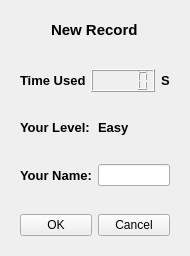
<?xml version="1.0" encoding="UTF-8"?>
<ui version="4.0">
 <class>Record</class>
 <widget class="QWidget" name="Record">
  <property name="enabled">
   <bool>true</bool>
  </property>
  <property name="geometry">
   <rect>
    <x>0</x>
    <y>0</y>
    <width>190</width>
    <height>256</height>
   </rect>
  </property>
  <property name="minimumSize">
   <size>
    <width>190</width>
    <height>256</height>
   </size>
  </property>
  <property name="maximumSize">
   <size>
    <width>212</width>
    <height>256</height>
   </size>
  </property>
  <property name="windowTitle">
   <string>Record</string>
  </property>
  <property name="windowIcon">
   <iconset resource="image.qrc">
    <normaloff>:/image/icon.png</normaloff>:/image/icon.png</iconset>
  </property>
  <property name="autoFillBackground">
   <bool>false</bool>
  </property>
  <layout class="QVBoxLayout" name="verticalLayout_3">
   <item>
    <widget class="QStackedWidget" name="stackedWidget">
     <property name="currentIndex">
      <number>1</number>
     </property>
     <widget class="QWidget" name="page1">
      <layout class="QVBoxLayout" name="verticalLayout_2">
       <item>
        <widget class="QTableWidget" name="tableWidget">
         <property name="enabled">
          <bool>true</bool>
         </property>
         <property name="focusPolicy">
          <enum>Qt::NoFocus</enum>
         </property>
         <property name="autoFillBackground">
          <bool>true</bool>
         </property>
         <property name="editTriggers">
          <set>QAbstractItemView::NoEditTriggers</set>
         </property>
         <attribute name="horizontalHeaderCascadingSectionResizes">
          <bool>true</bool>
         </attribute>
         <attribute name="horizontalHeaderDefaultSectionSize">
          <number>102</number>
         </attribute>
         <attribute name="horizontalHeaderMinimumSectionSize">
          <number>19</number>
         </attribute>
         <attribute name="verticalHeaderCascadingSectionResizes">
          <bool>false</bool>
         </attribute>
         <attribute name="verticalHeaderDefaultSectionSize">
          <number>27</number>
         </attribute>
         <row>
          <property name="text">
           <string>Easy</string>
          </property>
          <property name="font">
           <font>
            <weight>75</weight>
            <bold>true</bold>
           </font>
          </property>
          <property name="textAlignment">
           <set>AlignHCenter|AlignVCenter|AlignCenter</set>
          </property>
          <property name="background">
           <color>
            <red>0</red>
            <green>255</green>
            <blue>0</blue>
           </color>
          </property>
         </row>
         <row>
          <property name="text">
           <string>Time</string>
          </property>
          <property name="font">
           <font>
            <weight>75</weight>
            <bold>true</bold>
           </font>
          </property>
          <property name="textAlignment">
           <set>AlignHCenter|AlignVCenter|AlignCenter</set>
          </property>
         </row>
         <row>
          <property name="text">
           <string>Normal</string>
          </property>
          <property name="font">
           <font>
            <weight>75</weight>
            <bold>true</bold>
           </font>
          </property>
          <property name="textAlignment">
           <set>AlignHCenter|AlignVCenter|AlignCenter</set>
          </property>
          <property name="background">
           <color>
            <red>255</red>
            <green>255</green>
            <blue>0</blue>
           </color>
          </property>
         </row>
         <row>
          <property name="text">
           <string>Time</string>
          </property>
          <property name="font">
           <font>
            <weight>75</weight>
            <bold>true</bold>
           </font>
          </property>
          <property name="textAlignment">
           <set>AlignHCenter|AlignVCenter|AlignCenter</set>
          </property>
         </row>
         <row>
          <property name="text">
           <string>Difficult</string>
          </property>
          <property name="font">
           <font>
            <weight>75</weight>
            <bold>true</bold>
           </font>
          </property>
          <property name="textAlignment">
           <set>AlignHCenter|AlignVCenter|AlignCenter</set>
          </property>
          <property name="background">
           <color>
            <red>255</red>
            <green>0</green>
            <blue>0</blue>
           </color>
          </property>
         </row>
         <row>
          <property name="text">
           <string>Time</string>
          </property>
          <property name="font">
           <font>
            <weight>75</weight>
            <bold>true</bold>
           </font>
          </property>
          <property name="textAlignment">
           <set>AlignHCenter|AlignVCenter|AlignCenter</set>
          </property>
         </row>
         <column>
          <property name="text">
           <string>Record</string>
          </property>
          <property name="font">
           <font>
            <weight>75</weight>
            <bold>true</bold>
           </font>
          </property>
          <property name="background">
           <color>
            <red>85</red>
            <green>0</green>
            <blue>255</blue>
           </color>
          </property>
         </column>
         <item row="0" column="0">
          <property name="text">
           <string>Navca1</string>
          </property>
          <property name="textAlignment">
           <set>AlignHCenter|AlignVCenter|AlignCenter</set>
          </property>
          <property name="background">
           <brush brushstyle="NoBrush">
            <color alpha="255">
             <red>0</red>
             <green>255</green>
             <blue>0</blue>
            </color>
           </brush>
          </property>
         </item>
         <item row="1" column="0">
          <property name="text">
           <string>50s</string>
          </property>
          <property name="textAlignment">
           <set>AlignHCenter|AlignVCenter|AlignCenter</set>
          </property>
         </item>
         <item row="2" column="0">
          <property name="text">
           <string>Navca2</string>
          </property>
          <property name="textAlignment">
           <set>AlignHCenter|AlignVCenter|AlignCenter</set>
          </property>
          <property name="background">
           <brush brushstyle="NoBrush">
            <color alpha="255">
             <red>255</red>
             <green>255</green>
             <blue>0</blue>
            </color>
           </brush>
          </property>
         </item>
         <item row="3" column="0">
          <property name="text">
           <string>60s</string>
          </property>
          <property name="textAlignment">
           <set>AlignHCenter|AlignVCenter|AlignCenter</set>
          </property>
         </item>
         <item row="4" column="0">
          <property name="text">
           <string>Navca3</string>
          </property>
          <property name="textAlignment">
           <set>AlignHCenter|AlignVCenter|AlignCenter</set>
          </property>
          <property name="background">
           <brush brushstyle="NoBrush">
            <color alpha="255">
             <red>255</red>
             <green>0</green>
             <blue>0</blue>
            </color>
           </brush>
          </property>
         </item>
         <item row="5" column="0">
          <property name="text">
           <string>70s</string>
          </property>
          <property name="textAlignment">
           <set>AlignHCenter|AlignVCenter|AlignCenter</set>
          </property>
         </item>
        </widget>
       </item>
       <item>
        <layout class="QHBoxLayout" name="horizontalLayout_6">
         <item>
          <spacer name="horizontalSpacer_4">
           <property name="orientation">
            <enum>Qt::Horizontal</enum>
           </property>
           <property name="sizeHint" stdset="0">
            <size>
             <width>40</width>
             <height>20</height>
            </size>
           </property>
          </spacer>
         </item>
         <item>
          <widget class="QPushButton" name="okButton2">
           <property name="text">
            <string>OK</string>
           </property>
          </widget>
         </item>
         <item>
          <spacer name="horizontalSpacer_5">
           <property name="orientation">
            <enum>Qt::Horizontal</enum>
           </property>
           <property name="sizeHint" stdset="0">
            <size>
             <width>40</width>
             <height>20</height>
            </size>
           </property>
          </spacer>
         </item>
        </layout>
       </item>
      </layout>
     </widget>
     <widget class="QWidget" name="page2">
      <layout class="QVBoxLayout" name="verticalLayout">
       <item>
        <layout class="QHBoxLayout" name="horizontalLayout_5">
         <item>
          <spacer name="horizontalSpacer_2">
           <property name="orientation">
            <enum>Qt::Horizontal</enum>
           </property>
           <property name="sizeHint" stdset="0">
            <size>
             <width>40</width>
             <height>20</height>
            </size>
           </property>
          </spacer>
         </item>
         <item>
          <widget class="QLabel" name="label_5">
           <property name="font">
            <font>
             <pointsize>11</pointsize>
             <weight>75</weight>
             <bold>true</bold>
            </font>
           </property>
           <property name="text">
            <string>New Record</string>
           </property>
          </widget>
         </item>
         <item>
          <spacer name="horizontalSpacer_3">
           <property name="orientation">
            <enum>Qt::Horizontal</enum>
           </property>
           <property name="sizeHint" stdset="0">
            <size>
             <width>40</width>
             <height>20</height>
            </size>
           </property>
          </spacer>
         </item>
        </layout>
       </item>
       <item>
        <spacer name="verticalSpacer_4">
         <property name="orientation">
          <enum>Qt::Vertical</enum>
         </property>
         <property name="sizeHint" stdset="0">
          <size>
           <width>20</width>
           <height>9</height>
          </size>
         </property>
        </spacer>
       </item>
       <item>
        <layout class="QHBoxLayout" name="horizontalLayout_4">
         <item>
          <widget class="QLabel" name="label">
           <property name="font">
            <font>
             <pointsize>10</pointsize>
             <weight>75</weight>
             <bold>true</bold>
            </font>
           </property>
           <property name="text">
            <string>Time Used:</string>
           </property>
          </widget>
         </item>
         <item>
          <widget class="QLCDNumber" name="lcdNumber"/>
         </item>
         <item>
          <widget class="QLabel" name="label_6">
           <property name="font">
            <font>
             <pointsize>10</pointsize>
             <weight>75</weight>
             <bold>true</bold>
            </font>
           </property>
           <property name="text">
            <string>S</string>
           </property>
          </widget>
         </item>
        </layout>
       </item>
       <item>
        <spacer name="verticalSpacer">
         <property name="orientation">
          <enum>Qt::Vertical</enum>
         </property>
         <property name="sizeHint" stdset="0">
          <size>
           <width>20</width>
           <height>10</height>
          </size>
         </property>
        </spacer>
       </item>
       <item>
        <layout class="QHBoxLayout" name="horizontalLayout_3">
         <item>
          <widget class="QLabel" name="label_2">
           <property name="font">
            <font>
             <pointsize>10</pointsize>
             <weight>75</weight>
             <bold>true</bold>
            </font>
           </property>
           <property name="text">
            <string>Your Level:</string>
           </property>
          </widget>
         </item>
         <item>
          <widget class="QLabel" name="levelLabel">
           <property name="font">
            <font>
             <pointsize>10</pointsize>
             <weight>75</weight>
             <bold>true</bold>
            </font>
           </property>
           <property name="text">
            <string>Easy</string>
           </property>
          </widget>
         </item>
        </layout>
       </item>
       <item>
        <spacer name="verticalSpacer_2">
         <property name="orientation">
          <enum>Qt::Vertical</enum>
         </property>
         <property name="sizeHint" stdset="0">
          <size>
           <width>20</width>
           <height>14</height>
          </size>
         </property>
        </spacer>
       </item>
       <item>
        <layout class="QHBoxLayout" name="horizontalLayout_2">
         <item>
          <widget class="QLabel" name="label_4">
           <property name="font">
            <font>
             <pointsize>10</pointsize>
             <weight>75</weight>
             <bold>true</bold>
            </font>
           </property>
           <property name="text">
            <string>Your Name:</string>
           </property>
           <property name="buddy">
            <cstring>lineEdit</cstring>
           </property>
          </widget>
         </item>
         <item>
          <widget class="QLineEdit" name="lineEdit"/>
         </item>
        </layout>
       </item>
       <item>
        <spacer name="verticalSpacer_3">
         <property name="orientation">
          <enum>Qt::Vertical</enum>
         </property>
         <property name="sizeHint" stdset="0">
          <size>
           <width>20</width>
           <height>15</height>
          </size>
         </property>
        </spacer>
       </item>
       <item>
        <layout class="QHBoxLayout" name="horizontalLayout">
         <item>
          <spacer name="horizontalSpacer_6">
           <property name="orientation">
            <enum>Qt::Horizontal</enum>
           </property>
           <property name="sizeHint" stdset="0">
            <size>
             <width>18</width>
             <height>20</height>
            </size>
           </property>
          </spacer>
         </item>
         <item>
          <widget class="QPushButton" name="okButton1">
           <property name="text">
            <string>OK</string>
           </property>
          </widget>
         </item>
         <item>
          <spacer name="horizontalSpacer">
           <property name="orientation">
            <enum>Qt::Horizontal</enum>
           </property>
           <property name="sizeHint" stdset="0">
            <size>
             <width>40</width>
             <height>20</height>
            </size>
           </property>
          </spacer>
         </item>
         <item>
          <widget class="QPushButton" name="cancelButton">
           <property name="text">
            <string>Cancel</string>
           </property>
          </widget>
         </item>
         <item>
          <spacer name="horizontalSpacer_7">
           <property name="orientation">
            <enum>Qt::Horizontal</enum>
           </property>
           <property name="sizeHint" stdset="0">
            <size>
             <width>28</width>
             <height>20</height>
            </size>
           </property>
          </spacer>
         </item>
        </layout>
       </item>
      </layout>
     </widget>
    </widget>
   </item>
  </layout>
 </widget>
 <tabstops>
  <tabstop>okButton2</tabstop>
  <tabstop>lineEdit</tabstop>
  <tabstop>okButton1</tabstop>
  <tabstop>cancelButton</tabstop>
 </tabstops>
 <resources>
  <include location="image.qrc"/>
 </resources>
 <connections>
  <connection>
   <sender>cancelButton</sender>
   <signal>clicked()</signal>
   <receiver>Record</receiver>
   <slot>close()</slot>
   <hints>
    <hint type="sourcelabel">
     <x>139</x>
     <y>231</y>
    </hint>
    <hint type="destinationlabel">
     <x>184</x>
     <y>248</y>
    </hint>
   </hints>
  </connection>
  <connection>
   <sender>okButton2</sender>
   <signal>clicked()</signal>
   <receiver>Record</receiver>
   <slot>close()</slot>
   <hints>
    <hint type="sourcelabel">
     <x>97</x>
     <y>223</y>
    </hint>
    <hint type="destinationlabel">
     <x>185</x>
     <y>238</y>
    </hint>
   </hints>
  </connection>
 </connections>
</ui>
